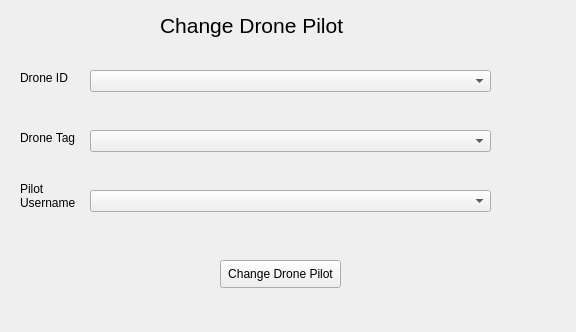
<?xml version="1.0" encoding="UTF-8"?>
<ui version="4.0">
 <class>Form</class>
 <widget class="QWidget" name="Form">
  <property name="geometry">
   <rect>
    <x>0</x>
    <y>0</y>
    <width>576</width>
    <height>332</height>
   </rect>
  </property>
  <property name="windowTitle">
   <string>Form</string>
  </property>
  <widget class="QLabel" name="label">
   <property name="geometry">
    <rect>
     <x>160</x>
     <y>-40</y>
     <width>241</width>
     <height>131</height>
    </rect>
   </property>
   <property name="font">
    <font>
     <pointsize>16</pointsize>
    </font>
   </property>
   <property name="text">
    <string>Change Drone Pilot</string>
   </property>
  </widget>
  <widget class="QLabel" name="label_6">
   <property name="geometry">
    <rect>
     <x>20</x>
     <y>180</y>
     <width>61</width>
     <height>31</height>
    </rect>
   </property>
   <property name="text">
    <string>Pilot 
Username</string>
   </property>
  </widget>
  <widget class="QPushButton" name="takeoverDroneButton">
   <property name="geometry">
    <rect>
     <x>220</x>
     <y>260</y>
     <width>121</width>
     <height>28</height>
    </rect>
   </property>
   <property name="text">
    <string>Change Drone Pilot</string>
   </property>
  </widget>
  <widget class="QComboBox" name="PilotUsername">
   <property name="geometry">
    <rect>
     <x>90</x>
     <y>190</y>
     <width>401</width>
     <height>22</height>
    </rect>
   </property>
  </widget>
  <widget class="QComboBox" name="DroneID">
   <property name="geometry">
    <rect>
     <x>90</x>
     <y>70</y>
     <width>401</width>
     <height>22</height>
    </rect>
   </property>
  </widget>
  <widget class="QLabel" name="label_2">
   <property name="geometry">
    <rect>
     <x>20</x>
     <y>70</y>
     <width>55</width>
     <height>16</height>
    </rect>
   </property>
   <property name="text">
    <string>Drone ID</string>
   </property>
  </widget>
  <widget class="QLabel" name="label_4">
   <property name="geometry">
    <rect>
     <x>20</x>
     <y>130</y>
     <width>61</width>
     <height>16</height>
    </rect>
   </property>
   <property name="text">
    <string>Drone Tag</string>
   </property>
  </widget>
  <widget class="QComboBox" name="DroneTag">
   <property name="geometry">
    <rect>
     <x>90</x>
     <y>130</y>
     <width>401</width>
     <height>22</height>
    </rect>
   </property>
  </widget>
 </widget>
 <resources/>
 <connections/>
</ui>
